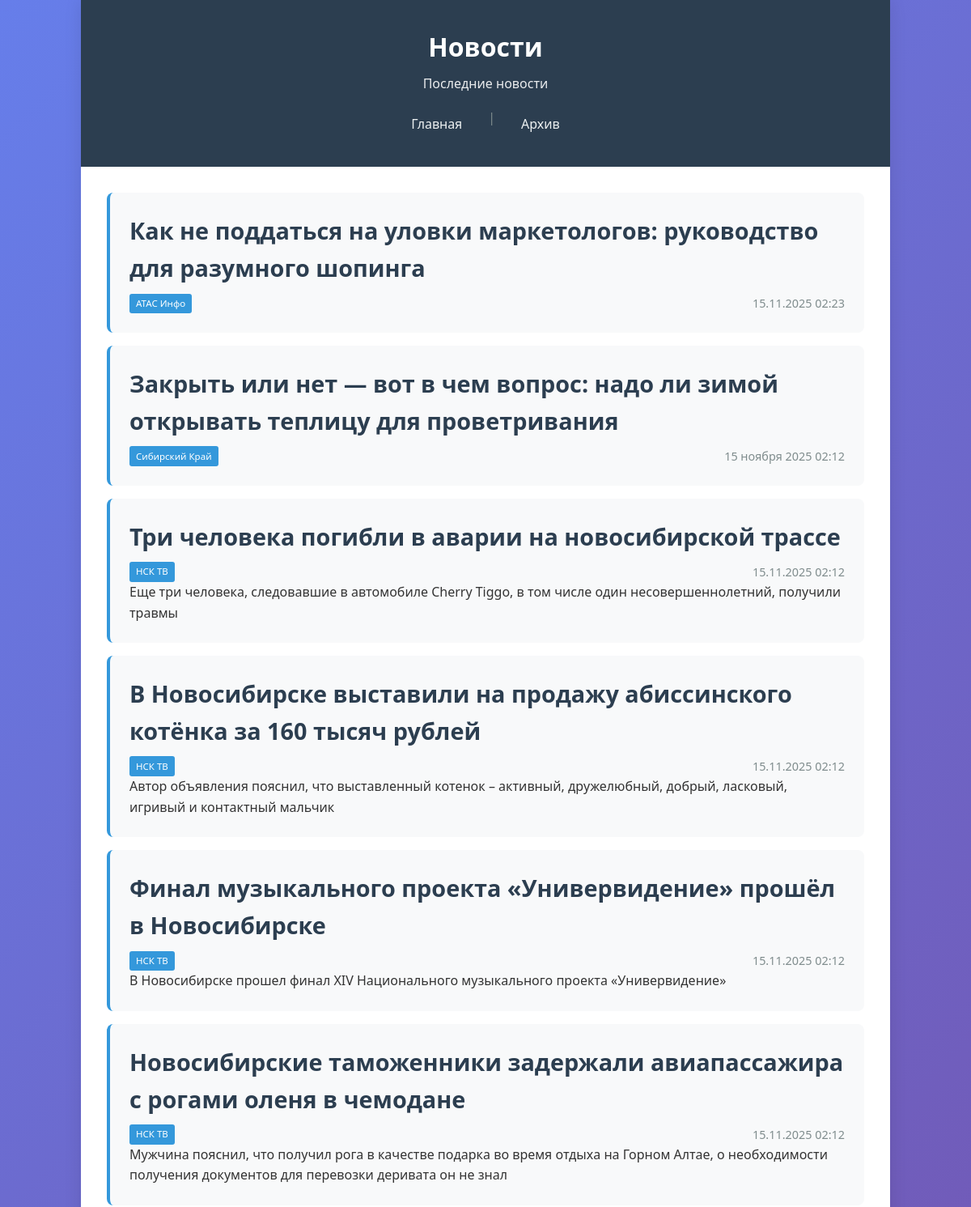
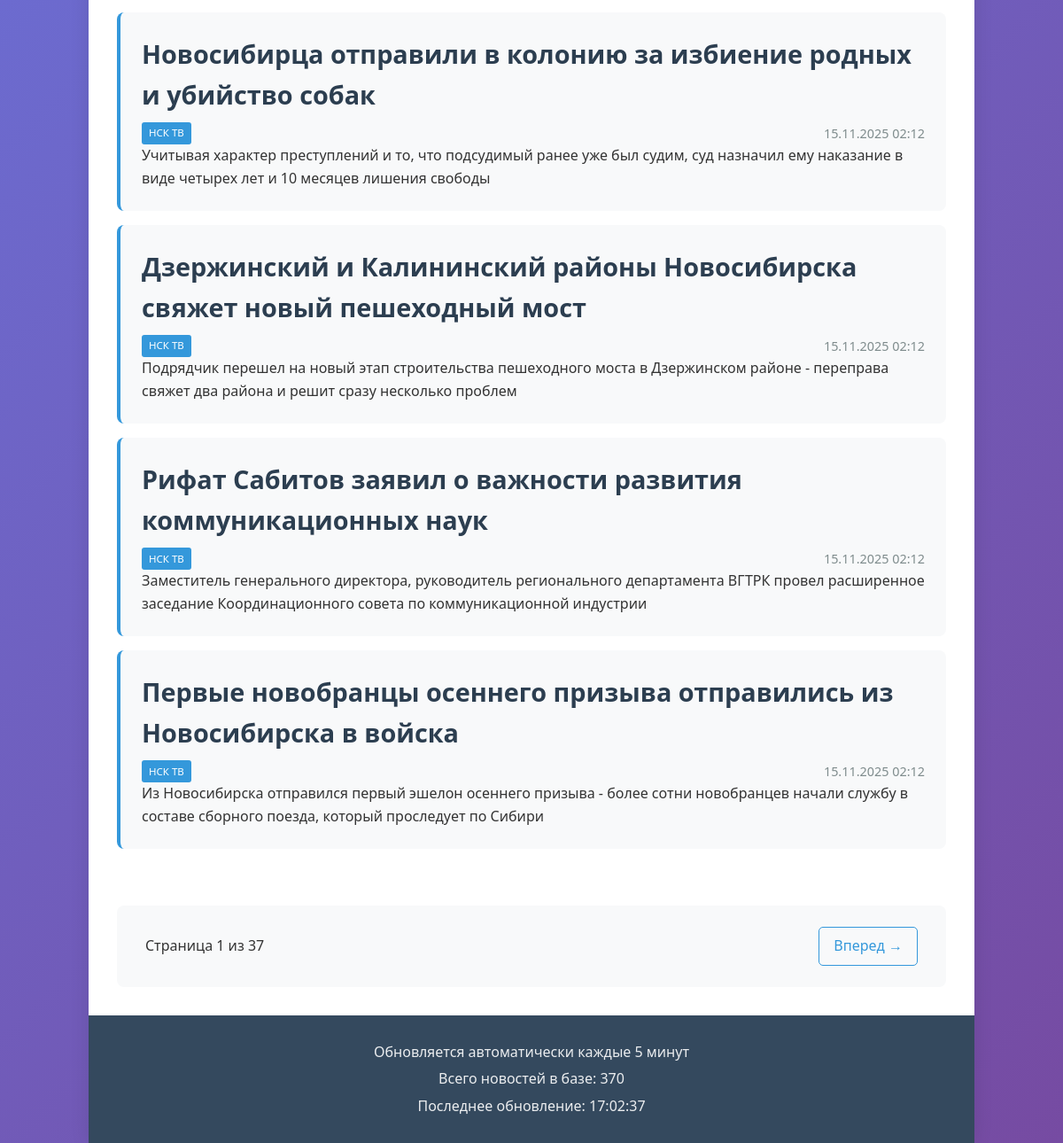
Before: / with the older database file (2 pictures, top to bottom).
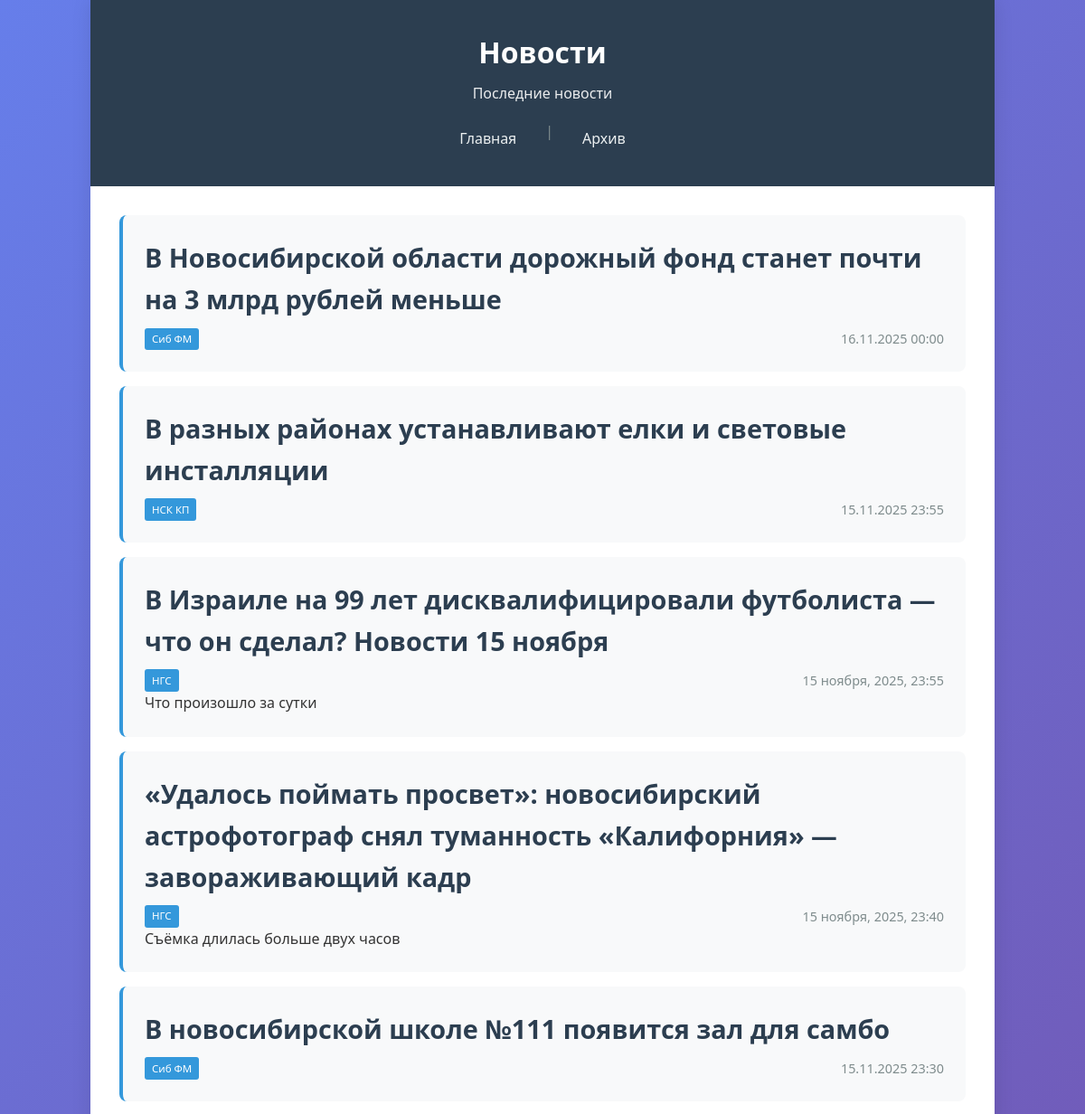
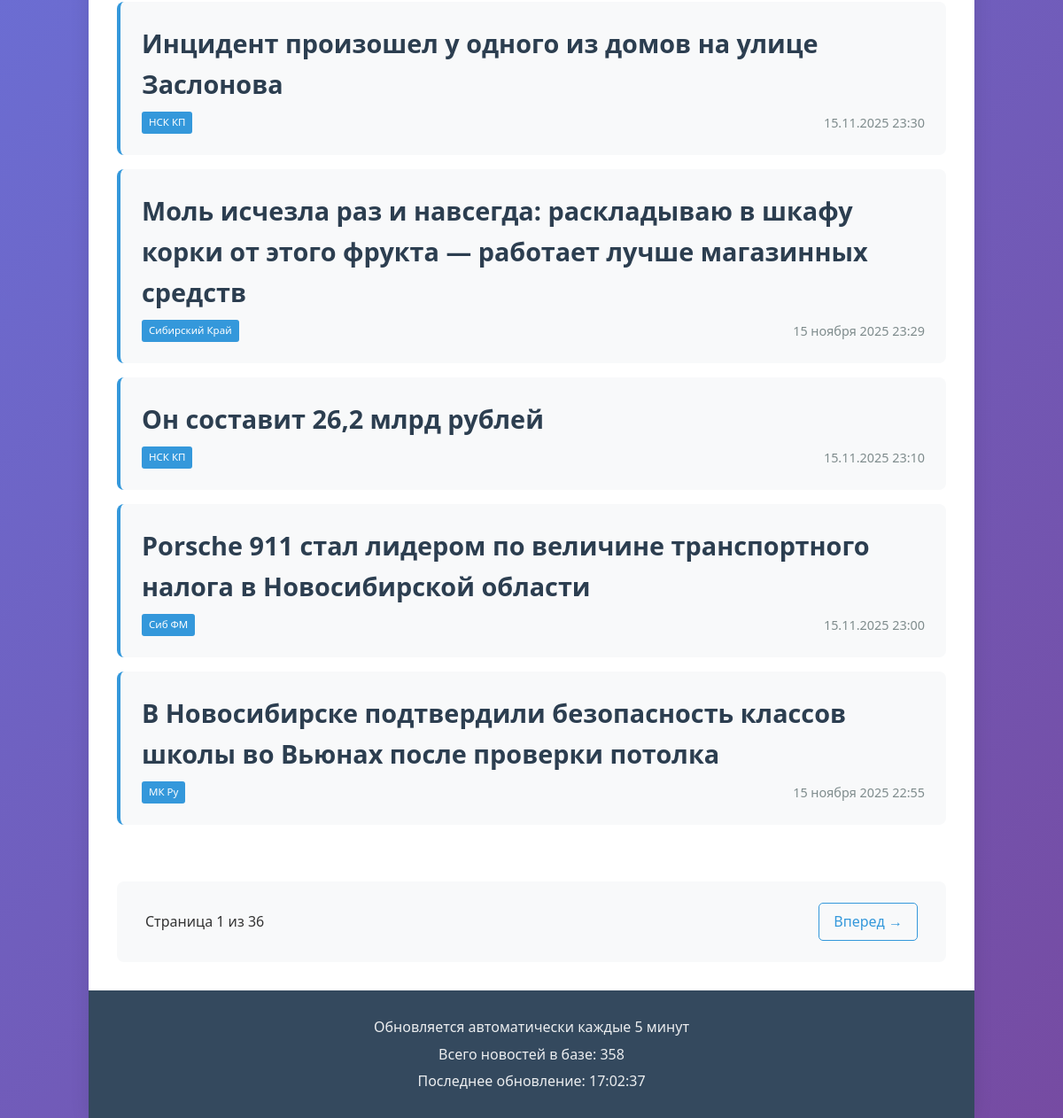
After: the same page with the newer database file (2 pictures, top to bottom).
### tables this page shows
CREATE TABLE NewsItem (
                title TEXT NOT NULL,
                url TEXT NOT NULL UNIQUE,
                date TEXT NOT NULL,
                source TEXT NOT NULL,
                content TEXT,
                created_at INTEGER NOT NULL
            );

### app.py (the view, shortened to what this page needs)
@app.route('/')
def index():
    page = request.args.get('page', 1, type=int)
    news = db.get_latest_news(count=10, page=page)
    total_pages = db.get_total_pages(per_page=10)
    return render_template('index.html',
                           news=news,
                           current_page=page,
                           total_pages=total_pages,
                           total_news=db.get_news_count(),
                           now=datetime.now())

### dataBase.py (called while the page is built)
    def _connect(self):
        return sqlite3.connect(self.db_path, check_same_thread=False, timeout=10)

    def get_latest_news(self, count=10, page=1):
        offset = (page - 1) * count
        with self._connect() as conn:
            cursor = conn.cursor()
            cursor.execute('''
                SELECT title, url, date, source, content, created_at
                FROM NewsItem
                ORDER BY created_at DESC
                LIMIT ? OFFSET ?
            ''', (count, offset))
            rows = cursor.fetchall()
            return [NewsItem(*row[:5]) for row in rows]

    def get_news_count(self):
        with self._connect() as conn:
            cursor = conn.cursor()
            cursor.execute('SELECT COUNT(*) FROM NewsItem')
            return cursor.fetchone()[0]

    def get_total_pages(self, per_page=10):
        total = self.get_news_count()
        return (total + per_page - 1) // per_page

### templates/index.html (shortened to what this page needs)
{% extends "base.html" %}
{% block content %}
<div class="news-container">
    {% for item in news %}
    <article class="news-item">
        <h2 class="news-title">
            <a href="{{ item.link }}" class="news-link" data-id="{{ item.link }}" target="_blank">{{ item.title }}</a>
        </h2>
        <div class="news-meta">
            <span class="news-source">{{ item.source }}</span>
            <span class="news-date">{{ item.date }}</span>
        </div>
        {% if item.content %}
        <p class="news-content">{{ item.content }}</p>
        {% endif %}
    </article>
    {% endfor %}
</div>
{% if total_pages > 1 %}
<div class="pagination">
    <span>Страница {{ current_page }} из {{ total_pages }}</span>
    {% if current_page < total_pages %}
        <a href="{{ url_for('index', page=current_page+1) }}">Вперед →</a>
    {% endif %}
</div>
{% endif %}
{% endblock %}

### templates/base.html (shortened to what this page needs)
<!DOCTYPE html>
<html lang="ru">
<head>
    <link rel="stylesheet" href="{{ url_for('static', filename='style.css') }}">
</head>
<body>
    <div class="container">
        <header>
            <h1><a href="{{ url_for('index') }}" style="text-decoration: none; color: inherit;">Новости</a></h1>
            <p>Последние новости</p>
            <nav class="main-nav">
                <a href="{{ url_for('index') }}">Главная</a>
                {% if total_pages > 1 %}
                <span class="nav-separator">|</span>
                <a href="{{ url_for('news_page', page=2) }}">Архив</a>
                {% endif %}
            </nav>
        </header>
        <main>
            {% block content %}{% endblock %}
        </main>
        <footer>
            <p>Обновляется автоматически каждые 5 минут</p>
            <p>Всего новостей в базе: {{ total_news }}</p>
            <p class="last-update">Последнее обновление: {{ now.strftime('%H:%M:%S') if now else '' }}</p>
        </footer>
    </div>
</body>
</html>

### static/style.css (style rules this page uses)
* { margin: 0; padding: 0; box-sizing: border-box; }
body { font-family: 'Segoe UI', Tahoma, Geneva, Verdana, sans-serif; line-height: 1.6; color: #333; background: linear-gradient(135deg, #667eea 0%, #764ba2 100%); min-height: 100vh; }
.container { max-width: 1000px; margin: 0 auto; background: white; min-height: 100vh; box-shadow: 0 0 20px rgba(0,0,0,0.1); }
header { background: #2c3e50; color: white; padding: 2rem; text-align: center; }
header h1 { margin-bottom: 0.5rem; }
header h1 a { color: white; text-decoration: none; }
header p { opacity: 0.9; margin-bottom: 1rem; }
.main-nav { display: flex; justify-content: center; gap: 1rem; flex-wrap: wrap; }
.main-nav a { color: #ecf0f1; text-decoration: none; padding: 0.5rem 1rem; border-radius: 5px; transition: background 0.3s; }
.nav-separator { color: #7f8c8d; }
.news-container { padding: 2rem; }
.news-item { background: #f8f9fa; border-left: 4px solid #3498db; padding: 1.5rem; margin-bottom: 1rem; border-radius: 8px; transition: transform 0.2s, box-shadow 0.2s; }
.news-title { margin-bottom: 0.5rem; }
.news-title a { color: #2c3e50; text-decoration: none; font-size: 1.2em; font-weight: 600; }
.news-meta { display: flex; justify-content: space-between; align-items: center; font-size: 0.9em; color: #7f8c8d; margin-top: 0.5rem; }
.news-source { background: #3498db; color: white; padding: 0.2rem 0.5rem; border-radius: 3px; font-size: 0.8em; }
footer { background: #34495e; color: white; text-align: center; padding: 1.5rem; margin-top: 2rem; }
footer p { margin: 0.3rem 0; opacity: 0.9; }
.pagination { display: flex; justify-content: space-between; align-items: center; padding: 1.5rem 2rem; background: #f8f9fa; border-radius: 8px; margin: 1rem 2rem; }
.pagination a { color: #3498db; text-decoration: none; padding: 0.5rem 1rem; border: 1px solid #3498db; border-radius: 5px; transition: all 0.3s; }

Changed rows visible on the page:
removed NewsItem: title "Как не поддаться на уловки маркетологов: руководство для разумного шопинга", source "АТАС Инфо", date "15.11.2025 02:23"
removed NewsItem: title "Закрыть или нет — вот в чем вопрос: надо ли зимой открывать теплицу для проветривания", source "Сибирский Край", date "15 ноября 2025 02:12"
removed NewsItem: title "Три человека погибли в аварии на новосибирской трассе", source "НСК ТВ", date "15.11.2025 02:12", content "Еще три человека, следовавшие в автомобиле Cherry Tiggo, в том числе один несовершеннолетний, получили травмы"
removed NewsItem: title "В Новосибирске выставили на продажу абиссинского котёнка за 160 тысяч рублей", source "НСК ТВ", date "15.11.2025 02:12", content "Автор объявления пояснил, что выставленный котенок – активный, дружелюбный, добрый, ласковый, игривый и контактный мальчик"
removed NewsItem: title "Финал музыкального проекта «Универвидение» прошёл в Новосибирске", source "НСК ТВ", date "15.11.2025 02:12", content "В Новосибирске прошел финал XIV Национального музыкального проекта «Универвидение»"
removed NewsItem: title "Новосибирские таможенники задержали авиапассажира с рогами оленя в чемодане", source "НСК ТВ", date "15.11.2025 02:12", content "Мужчина пояснил, что получил рога в качестве подарка во время отдыха на Горном Алтае, о необходимости получения документов для перевозки деривата он не знал"
removed NewsItem: title "Новосибирца отправили в колонию за избиение родных и убийство собак", source "НСК ТВ", date "15.11.2025 02:12", content "Учитывая характер преступлений и то, что подсудимый ранее уже был судим, суд назначил ему наказание в виде четырех лет и 10 месяцев лишения свободы"
removed NewsItem: title "Дзержинский и Калининский районы Новосибирска свяжет новый пешеходный мост", source "НСК ТВ", date "15.11.2025 02:12", content "Подрядчик перешел на новый этап строительства пешеходного моста в Дзержинском районе - переправа свяжет два района и решит сразу несколько проблем"
removed NewsItem: title "Рифат Сабитов заявил о важности развития коммуникационных наук", source "НСК ТВ", date "15.11.2025 02:12", content "Заместитель генерального директора, руководитель регионального департамента ВГТРК провел расширенное заседание Координационного совета по коммуникационной индустрии"
removed NewsItem: title "Первые новобранцы осеннего призыва отправились из Новосибирска в войска", source "НСК ТВ", date "15.11.2025 02:12", content "Из Новосибирска отправился первый эшелон осеннего призыва - более сотни новобранцев начали службу в составе сборного поезда, который проследует по Сибири"
added NewsItem: title "В Новосибирской области дорожный фонд станет почти на 3 млрд рублей меньше", source "Сиб ФМ", date "16.11.2025 00:00"
added NewsItem: title "В разных районах устанавливают елки и световые инсталляции", source "НСК КП", date "15.11.2025 23:55"
added NewsItem: title "В Израиле на 99 лет дисквалифицировали футболиста — что он сделал? Новости 15 ноября", source "НГС", date "15 ноября, 2025, 23:55", content "Что произошло за сутки"
added NewsItem: title "«Удалось поймать просвет»: новосибирский астрофотограф снял туманность «Калифорния» — завораживающий кадр", source "НГС", date "15 ноября, 2025, 23:40", content "Съёмка длилась больше двух часов"
added NewsItem: title "В новосибирской школе №111 появится зал для самбо", source "Сиб ФМ", date "15.11.2025 23:30"
added NewsItem: title "Инцидент произошел у одного из домов на улице Заслонова", source "НСК КП", date "15.11.2025 23:30"
added NewsItem: title "Моль исчезла раз и навсегда: раскладываю в шкафу корки от этого фрукта — работает лучше магазинных средств", source "Сибирский Край", date "15 ноября 2025 23:29"
added NewsItem: title "Он составит 26,2 млрд рублей", source "НСК КП", date "15.11.2025 23:10"
added NewsItem: title "Porsche 911 стал лидером по величине транспортного налога в Новосибирской области", source "Сиб ФМ", date "15.11.2025 23:00"
added NewsItem: title "В Новосибирске подтвердили безопасность классов школы во Вьюнах после проверки потолка", source "МК Ру", date "15 ноября 2025 22:55"
Other visible differences:
{{ total_pages }}: "37" → "36"
{{ total_news }}: "370" → "358"
